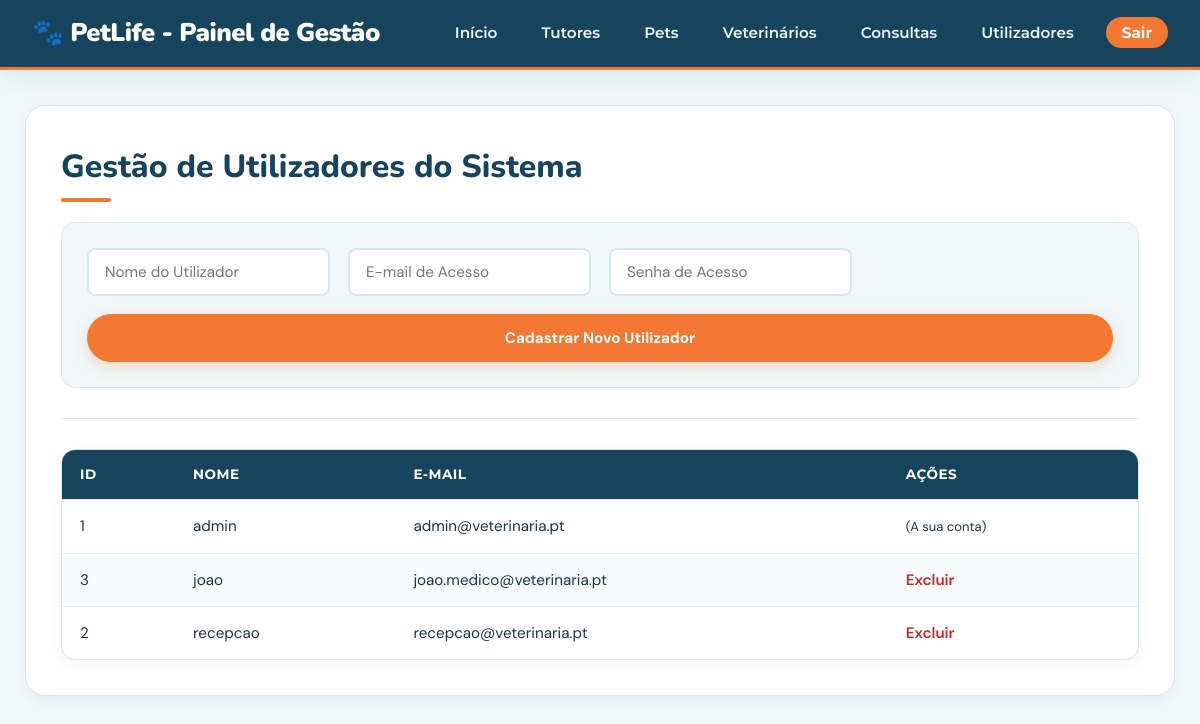
Screenshot of /admin/usuarios.php (signed in) with the database file from the repository.
### tables this page shows
CREATE TABLE "USUARIO" (
	"id_usuario"	INTEGER,
	"email"	TEXT NOT NULL UNIQUE,
	"senha"	TEXT NOT NULL,
	"tipo_perfil"	TEXT,
	"nome"	TEXT,
	PRIMARY KEY("id_usuario" AUTOINCREMENT)
);

### funcoes/banco-usuarios.php (called while the page is built, shortened)
<?php
function listarUsuarios($conexao) {
    $sql = "SELECT id_usuario, nome, email FROM USUARIO ORDER BY nome ASC";
    $stmt = $conexao->query($sql);
    return $stmt->fetchAll();
}
?>

### admin/usuarios.php (the view, shortened to what this page needs)
<?php
require_once '../config/conexao.php';
require_once '../funcoes/banco-usuarios.php';
$usuarios = listarUsuarios($conexao);
?>
<!DOCTYPE html>
<html lang="pt">
<head>
    <link rel="stylesheet" href="../css/style.css">
</head>
<body>
 <header>
    <div class="header-wrapper">
        <h2>🐾 PetLife - Painel de Gestão</h2>
        <nav>
            <ul>
                <li><a href="index.php">Início</a></li>
                <li><a href="tutores.php">Tutores</a></li>
                <li><a href="pets.php">Pets</a></li>
                <li><a href="veterinarios.php">Veterinários</a></li>
                <li><a href="consultas.php">Consultas</a></li>
                <li><a href="usuarios.php">Utilizadores</a></li>
                <li><a href="logout.php">Sair</a></li>
            </ul>
        </nav>
    </div>
</header>
    <div class="container">
        <h1>Gestão de Utilizadores do Sistema</h1>
        <form action="usuarios.php" method="POST">
            <input type="text" name="nome" placeholder="Nome do Utilizador" required>
            <input type="email" name="email" placeholder="E-mail de Acesso" required>
            <input type="password" name="senha" placeholder="Senha de Acesso" required>
            <button type="submit">Cadastrar Novo Utilizador</button>
        </form>
        <hr>
        <table>
            <thead>
                <tr>
                    <th>ID</th>
                    <th>Nome</th>
                    <th>E-mail</th>
                    <th>Ações</th>
                </tr>
            </thead>
            <tbody>
                <?php foreach ($usuarios as $u): ?>
                    <tr>
                        <td><?= $u['id_usuario'] ?></td>
                        <td><?= htmlspecialchars($u['nome']) ?></td>
                        <td><?= htmlspecialchars($u['email']) ?></td>
                        <td>
                            <?php if ($u['id_usuario'] != $_SESSION['id_usuario']): ?>
                                <a href="usuarios.php?excluir=<?= $u['id_usuario'] ?>" onclick="return confirm('Tem certeza que deseja excluir este utilizador?')" style="color: #c62828; text-decoration: none; font-weight: 600;">Excluir</a>
                            <?php else: ?>
                                <span style="color: var(--text-muted); font-size: 13px;">(A sua conta)</span>
                            <?php endif; ?>
                        </td>
                    </tr>
                <?php endforeach; ?>
            </tbody>
        </table>
    </div>
</body>
</html>

### css/style.css (style rules this page uses)
:root { --color-primary: #17445D; --color-primary-dark: #103448; --color-primary-light: #DCEEF4; --color-orange: #F47732; --color-orange-hover: #DD6024; --color-accent: #F6A15D; --color-excluir: #ff0000; --color-excluir-hover: #ad0d0d; --color-dark: #17354A; --color-muted: #647785; --color-bg-light: #F0F8FA; --color-card-bg: #FFFFFF; --color-border: #D8E8ED; --white: #FFFFFF; --gray: #647785; --font-sans: 'DM Sans', sans-serif; --font-serif: 'Playfair Display', serif; --font-logo: 'Nunito', sans-serif; --font-sub: 'Montserrat', sans-serif; --radius-sm: 8px; --radius-md: 14px; --radius-lg: 20px; --radius-full: 999px; --shadow-sm: 0 4px 12px rgba(23, 68, 93, 0.05); --shadow-md: 0 8px 24px rgba(23, 68, 93, 0.08); --shadow-hover: 0 12px 30px rgba(23, 68, 93, 0.12); --transition-fast: all 0.2s ease; --transition-normal: all 0.35s ease; --transition-bounce: all 0.4s ease; }
* { margin: 0; padding: 0; box-sizing: border-box; }
html { font-size: 16px; scroll-behavior: smooth; }
body { font-family: var(--font-sans); background-color: var(--color-bg-light); color: var(--color-dark); line-height: 1.6; min-height: 100vh; }
a { text-decoration: none; color: inherit; }
button, input, select, textarea { font-family: inherit; }
header { background-color: var(--color-primary); border-bottom: 3px solid var(--color-orange); padding: 0.8rem 2rem; box-shadow: var(--shadow-md); position: sticky; top: 0; z-index: 1000; }
header .header-wrapper { max-width: 1200px; margin: 0 auto; display: flex; justify-content: space-between; align-items: center; flex-wrap: wrap; gap: 15px; }
header h2 { font-family: var(--font-logo); color: var(--white); font-size: 1.6rem; font-weight: 900; letter-spacing: -0.5px; margin: 0; display: flex; align-items: center; gap: 8px; }
nav ul { list-style: none; display: flex; align-items: center; gap: 20px; padding: 0; margin: 0; }
nav a { color: #EAF7FC; font-family: var(--font-sub); font-size: 0.95rem; font-weight: 600; padding: 8px 12px; border-radius: var(--radius-sm); transition: var(--transition-fast); position: relative; }
nav a[href="logout.php"] { background-color: var(--color-orange); color: var(--white) !important; font-weight: 700; padding: 6px 16px; border-radius: var(--radius-full); }
.container, body > .container { max-width: 1150px; margin: 35px auto; background: var(--color-card-bg); padding: 35px; border-radius: var(--radius-lg); box-shadow: var(--shadow-sm); border: 1px solid var(--color-border); }
h1 { font-family: var(--font-logo); color: var(--color-primary); font-size: 2rem; font-weight: 800; margin-bottom: 20px; position: relative; padding-bottom: 10px; }
h1::after { content: ""; position: absolute; bottom: 0; left: 0; width: 50px; height: 4px; background: var(--color-orange); border-radius: var(--radius-full); }
hr { border: 0; height: 1px; background: var(--color-border); margin: 30px 0; }
form { display: grid; grid-template-columns: repeat(auto-fit, minmax(240px, 1fr)); gap: 18px; background-color: var(--color-bg-light); padding: 25px; border-radius: var(--radius-md); border: 1px solid var(--color-border); margin-bottom: 30px; }
input, select, textarea { width: 100%; padding: 12px 16px; border: 2px solid var(--color-border); border-radius: var(--radius-sm); font-size: 0.95rem; background-color: var(--white); color: var(--color-dark); transition: var(--transition-fast); }
button, button[type="submit"], .btn { grid-column: 1 / -1; display: inline-flex; align-items: center; justify-content: center; gap: 8px; padding: 14px 28px; border-radius: var(--radius-full); font-weight: 700; font-size: 0.95rem; cursor: pointer; border: none; background-color: var(--color-orange); color: var(--white); box-shadow: 0 4px 15px rgba(244, 119, 50, 0.25); transition: var(--transition-bounce); }
table { width: 100%; border-collapse: separate; border-spacing: 0; margin-top: 20px; background: var(--white); border-radius: var(--radius-md); overflow: hidden; border: 1px solid var(--color-border); box-shadow: var(--shadow-sm); }
th, td { padding: 14px 18px; text-align: left; border-bottom: 1px solid var(--color-border); font-size: 0.95rem; }
th { background-color: var(--color-primary); color: var(--white); font-family: var(--font-sub); font-weight: 700; font-size: 0.85rem; letter-spacing: 0.5px; text-transform: uppercase; }
tr:last-child td { border-bottom: none; }
tr:nth-child(even) { background-color: rgba(240, 248, 250, 0.5); }

### rows the page displays
usuario: id_usuario "1", nome "admin", email "admin@veterinaria.pt", shows "(A sua conta)"
usuario: id_usuario "3", nome "joao", email "joao.medico@veterinaria.pt"
usuario: id_usuario "2", nome "recepcao", email "recepcao@veterinaria.pt"
